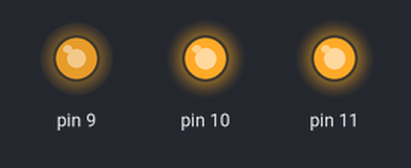
The sketch below on a simulated Arduino Uno, built with avr-gcc and run on an emulated ATmega328P. On the bench: output pins drawn as LEDs (lit = HIGH).

Above: at 0.05 s.
At 0.75 s:
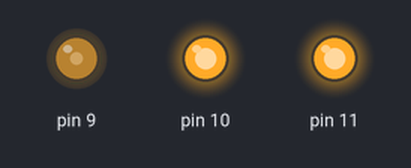
At 1.5 s:
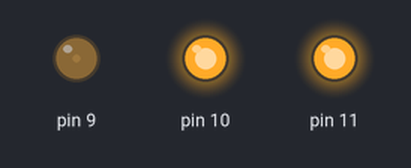
Timing chart, 0 to 3.0 s (numbered marks = the images above):
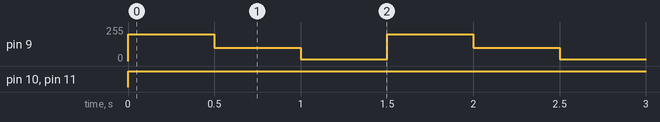

The sketch:

sketch_march5.ino
```cpp
// Visual Micro is in vMicro>General>Tutorial Mode
//
/*
    Name:       sketch_march5.ino
    Created:	05-Mar-19 5:11:53 PM
    Author:     KOMP\Komp-PC
*/
int count = 0;
void setup()
{
	pinMode(9, OUTPUT);
	pinMode(10, OUTPUT);
	pinMode(11, OUTPUT);
}

void change_led(int q, int w, int e) {
	analogWrite(9, q);
	analogWrite(10, w);
	analogWrite(11, e);
}

// Add the main program code into the continuous loop() function
void loop()
{
	switch (count)
	{
	case 0: change_led(200, 255, 255); break;
	case 1: change_led(100, 255, 255);  break;
	case 2: change_led(15, 255, 255);
		count = -1; break;
	}

	count++;
	delay(500);
}
```

Measured:
- by itself, pin 9: repeats every 1.5 s: 100/255 0.50 s, 15/255 0.50 s, 200/255 0.50 s
- by itself, pin 10, pin 11: LOW → HIGH at 0.00 s
